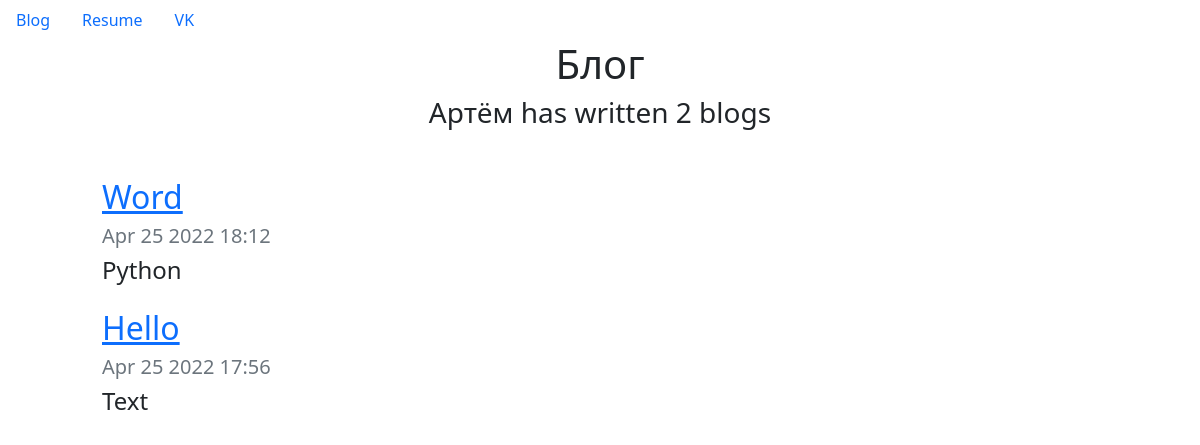
/blog/, run on an earlier commit of the app's database.
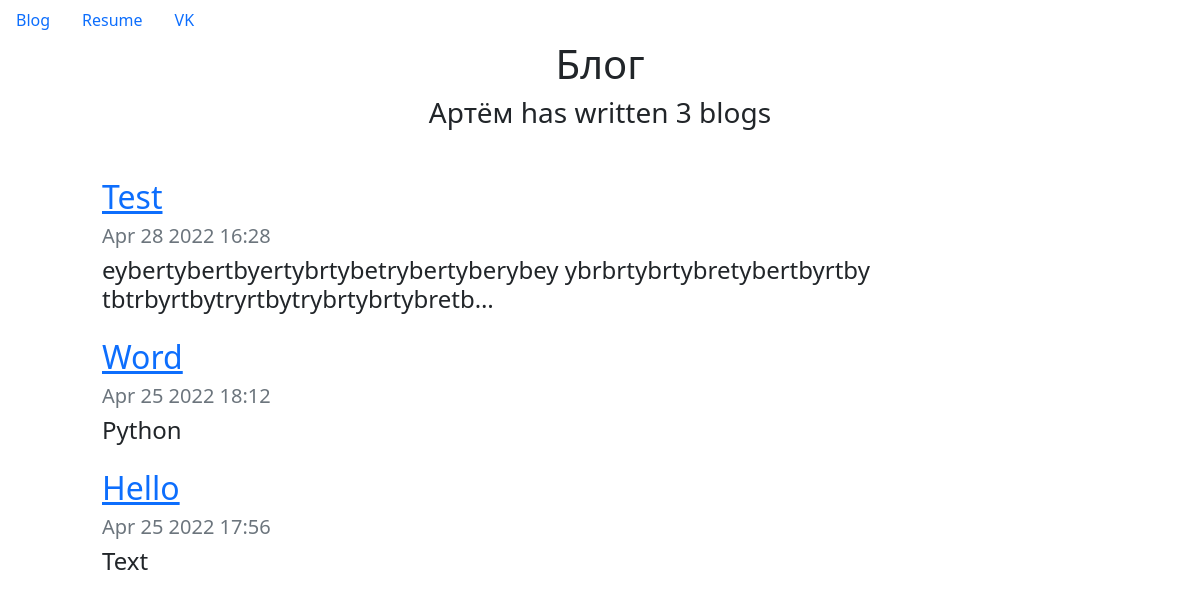
And on a later commit of the database.
### blog/models.py (models this page shows, shortened)
class Blogs(models.Model):
    title = models.CharField(max_length=200)
    date = models.DateTimeField(auto_now_add=True)
    description = models.TextField()

### blog/views.py (the view)
# urls.py: path('', views.all_blogs, name='all_blogs'),
def all_blogs(request):
    blogs = Blogs.objects.order_by('-date')[:5]
    return render(request, 'blog/all_blogs.html', {'blogs': blogs})

### blog/templates/blog/all_blogs.html
{% extends 'portfolio/base.html' %}
{% block content %}
  <h1 id="blogtitle" class="font-weight-bold text-center">
    Блог
  </h1>
  <h3 class="text-center mb-5">Артём has written {{ blogs.count }} blog{{ blogs.count|pluralize }}</h3>
  {% for blog in blogs %}
  <div class="row justify-content-center my-3">
    <div class="col-md-10">
      <a href="{% url 'blog:detail' blog.id %}">
        <h2>{{ blog.title }}</h2>
      </a>
      <h5 class="text-muted">{{ blog.date|date:'M d Y' }} {{ blog.date|time:'G:i' }}</h5>
      <h4>{{ blog.description|striptags|truncatechars:100 }}</h4>
    </div>
  </div>
  {% endfor %}
{% endblock %}

What changed in the data, as far as the page shows it:
added Blogs: title "Test", date "Apr 28 2022", date "16:28", description "eybertybertbyertybrtybetrybertyberybey ybrbrtybrtybretybertbyrtby tbtrbyrtbytryrtbytrybrtybrtybretb…"
Also different on the page:
{{ blogs.count }}: "2" → "3"
